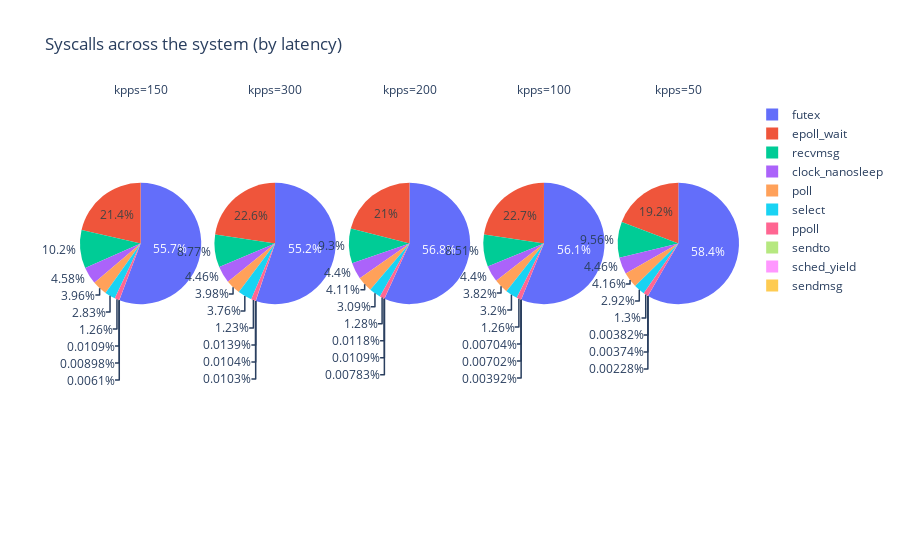

This figure's notebook cell:
### Code cell
syscount_df = spark.read.option("basePath", basePath).json(
f"{basePath}/kpps=*/tool=syscount")
syscount_fig = px.pie(syscount_df.toPandas(), values='time (us)', names='syscall',
                facet_col="kpps", hover_data=["count", "time (us)"],
                title='Syscalls across the system (by latency)')
# syscount_fig.update_traces(textinfo='value')
syscount_fig.show()
syscount_fig.write_image("images/syscount_fig.jpeg")
with open(html_output_file, 'a') as f:
    f.write('<h2 id="syscall-count"> Syscall counts across the system, with latency information. </h2>')
    f.write('<p>  </p>') 
    f.write(syscount_fig.to_html(full_html=False, include_plotlyjs='cdn'))

### Figure 1 — Plotly figure (JSON) as saved in the notebook; plotly's stock layout.template omitted (floating-point values rounded to 4 significant figures; data arrays with more than 128 entries replaced by an {"elided": "..."} marker saying what was removed)
{"data": [{"customdata": {"elided": "230x2 float values"}, "domain": {"x": [0, 0.184], "y": [0, 1]}, "hovertemplate": "kpps=150<br>syscall=%{label}<br>time (us)=%{customdata[1]}<br>count=%{customdata[0]}<extra></extra>", "labels": {"elided": "230 str values"}, "legendgroup": "", "name": "", "showlegend": true, "type": "pie", "values": {"elided": "230 float values"}}, {"customdata": {"elided": "229x2 float values"}, "domain": {"x": [0.204, 0.388], "y": [0, 1]}, "hovertemplate": "kpps=300<br>syscall=%{label}<br>time (us)=%{customdata[1]}<br>count=%{customdata[0]}<extra></extra>", "labels": {"elided": "229 str values"}, "legendgroup": "", "name": "", "showlegend": true, "type": "pie", "values": {"elided": "229 float values"}}, {"customdata": {"elided": "230x2 float values"}, "domain": {"x": [0.408, 0.592], "y": [0, 1]}, "hovertemplate": "kpps=200<br>syscall=%{label}<br>time (us)=%{customdata[1]}<br>count=%{customdata[0]}<extra></extra>", "labels": {"elided": "230 str values"}, "legendgroup": "", "name": "", "showlegend": true, "type": "pie", "values": {"elided": "230 float values"}}, {"customdata": {"elided": "231x2 float values"}, "domain": {"x": [0.612, 0.796], "y": [0, 1]}, "hovertemplate": "kpps=100<br>syscall=%{label}<br>time (us)=%{customdata[1]}<br>count=%{customdata[0]}<extra></extra>", "labels": {"elided": "231 str values"}, "legendgroup": "", "name": "", "showlegend": true, "type": "pie", "values": {"elided": "231 float values"}}, {"customdata": {"elided": "231x2 float values"}, "domain": {"x": [0.816, 1], "y": [0, 1]}, "hovertemplate": "kpps=50<br>syscall=%{label}<br>time (us)=%{customdata[1]}<br>count=%{customdata[0]}<extra></extra>", "labels": {"elided": "231 str values"}, "legendgroup": "", "name": "", "showlegend": true, "type": "pie", "values": {"elided": "231 float values"}}], "layout": {"annotations": [{"font": {}, "showarrow": false, "text": "kpps=150", "x": 0.092, "xanchor": "center", "xref": "paper", "y": 1, "yanchor": "bottom", "yref": "paper"}, {"font": {}, "showarrow": false, "text": "kpps=300", "x": 0.296, "xanchor": "center", "xref": "paper", "y": 1, "yanchor": "bottom", "yref": "paper"}, {"font": {}, "showarrow": false, "text": "kpps=200", "x": 0.5, "xanchor": "center", "xref": "paper", "y": 1, "yanchor": "bottom", "yref": "paper"}, {"font": {}, "showarrow": false, "text": "kpps=100", "x": 0.704, "xanchor": "center", "xref": "paper", "y": 1, "yanchor": "bottom", "yref": "paper"}, {"font": {}, "showarrow": false, "text": "kpps=50", "x": 0.908, "xanchor": "center", "xref": "paper", "y": 1, "yanchor": "bottom", "yref": "paper"}], "legend": {"tracegroupgap": 0}, "title": {"text": "Syscalls across the system (by latency)"}}}
